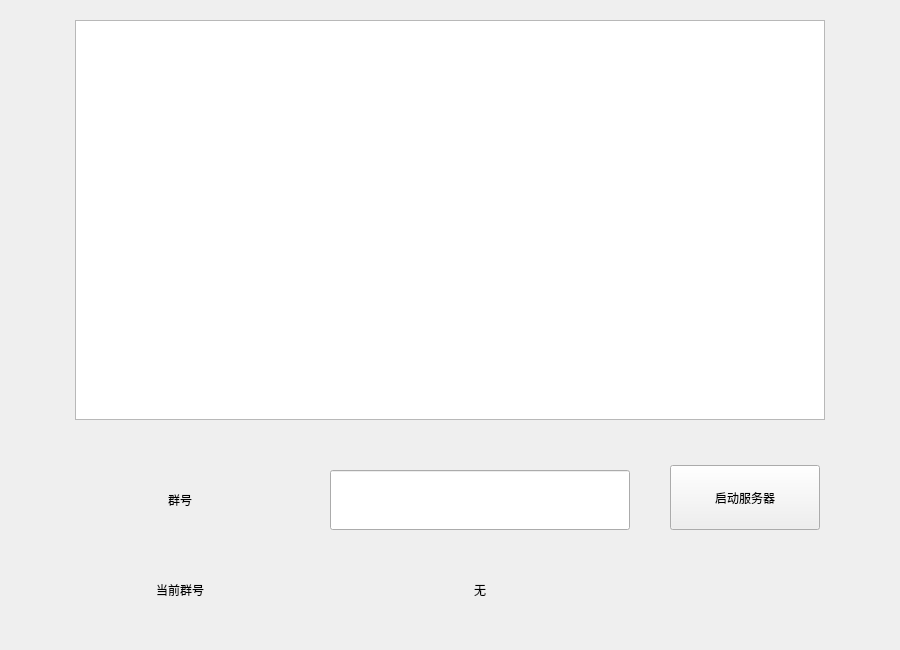
<?xml version="1.0" encoding="UTF-8"?>
<ui version="4.0">
 <class>Server_KDZ</class>
 <widget class="QWidget" name="Server_KDZ">
  <property name="geometry">
   <rect>
    <x>0</x>
    <y>0</y>
    <width>900</width>
    <height>650</height>
   </rect>
  </property>
  <property name="windowTitle">
   <string>服务器</string>
  </property>
  <widget class="QPushButton" name="pushButton">
   <property name="geometry">
    <rect>
     <x>670</x>
     <y>465</y>
     <width>150</width>
     <height>65</height>
    </rect>
   </property>
   <property name="text">
    <string>启动服务器</string>
   </property>
  </widget>
  <widget class="QListWidget" name="listWidget">
   <property name="geometry">
    <rect>
     <x>75</x>
     <y>20</y>
     <width>750</width>
     <height>400</height>
    </rect>
   </property>
  </widget>
  <widget class="QLabel" name="label_gidIN">
   <property name="geometry">
    <rect>
     <x>80</x>
     <y>470</y>
     <width>200</width>
     <height>60</height>
    </rect>
   </property>
   <property name="text">
    <string>群号</string>
   </property>
   <property name="alignment">
    <set>Qt::AlignCenter</set>
   </property>
  </widget>
  <widget class="QLineEdit" name="lineEdit">
   <property name="geometry">
    <rect>
     <x>330</x>
     <y>470</y>
     <width>300</width>
     <height>60</height>
    </rect>
   </property>
  </widget>
  <widget class="QLabel" name="label_cgid">
   <property name="geometry">
    <rect>
     <x>330</x>
     <y>560</y>
     <width>300</width>
     <height>60</height>
    </rect>
   </property>
   <property name="text">
    <string>无</string>
   </property>
   <property name="alignment">
    <set>Qt::AlignCenter</set>
   </property>
  </widget>
  <widget class="QLabel" name="label_gidOUT">
   <property name="geometry">
    <rect>
     <x>80</x>
     <y>560</y>
     <width>200</width>
     <height>60</height>
    </rect>
   </property>
   <property name="text">
    <string>当前群号</string>
   </property>
   <property name="alignment">
    <set>Qt::AlignCenter</set>
   </property>
  </widget>
 </widget>
 <resources/>
 <connections/>
</ui>
